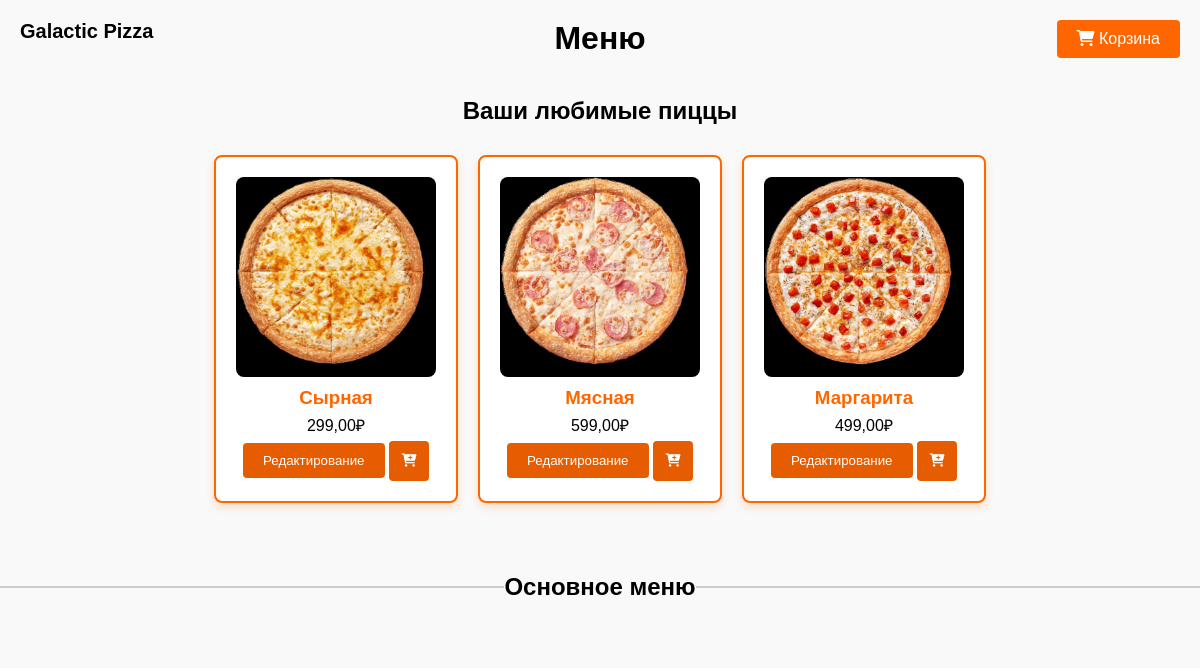
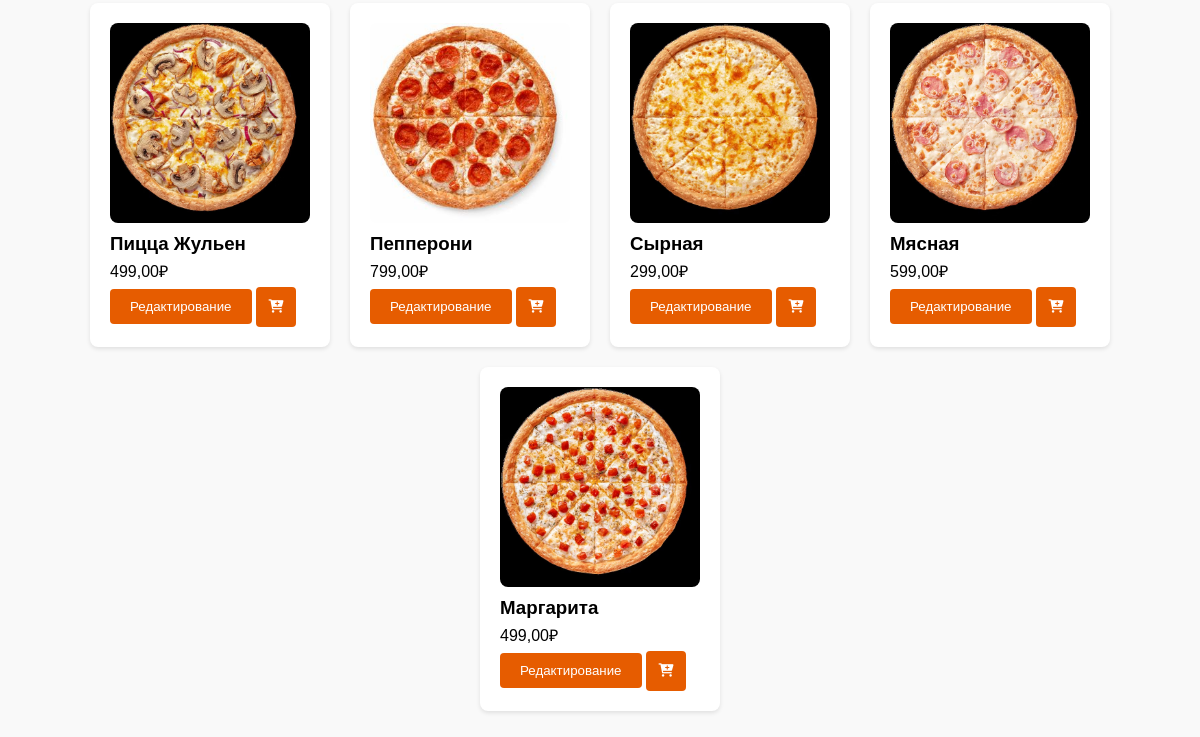
Page /pizza/ (signed in) on the earlier database version (2 pictures, top to bottom).
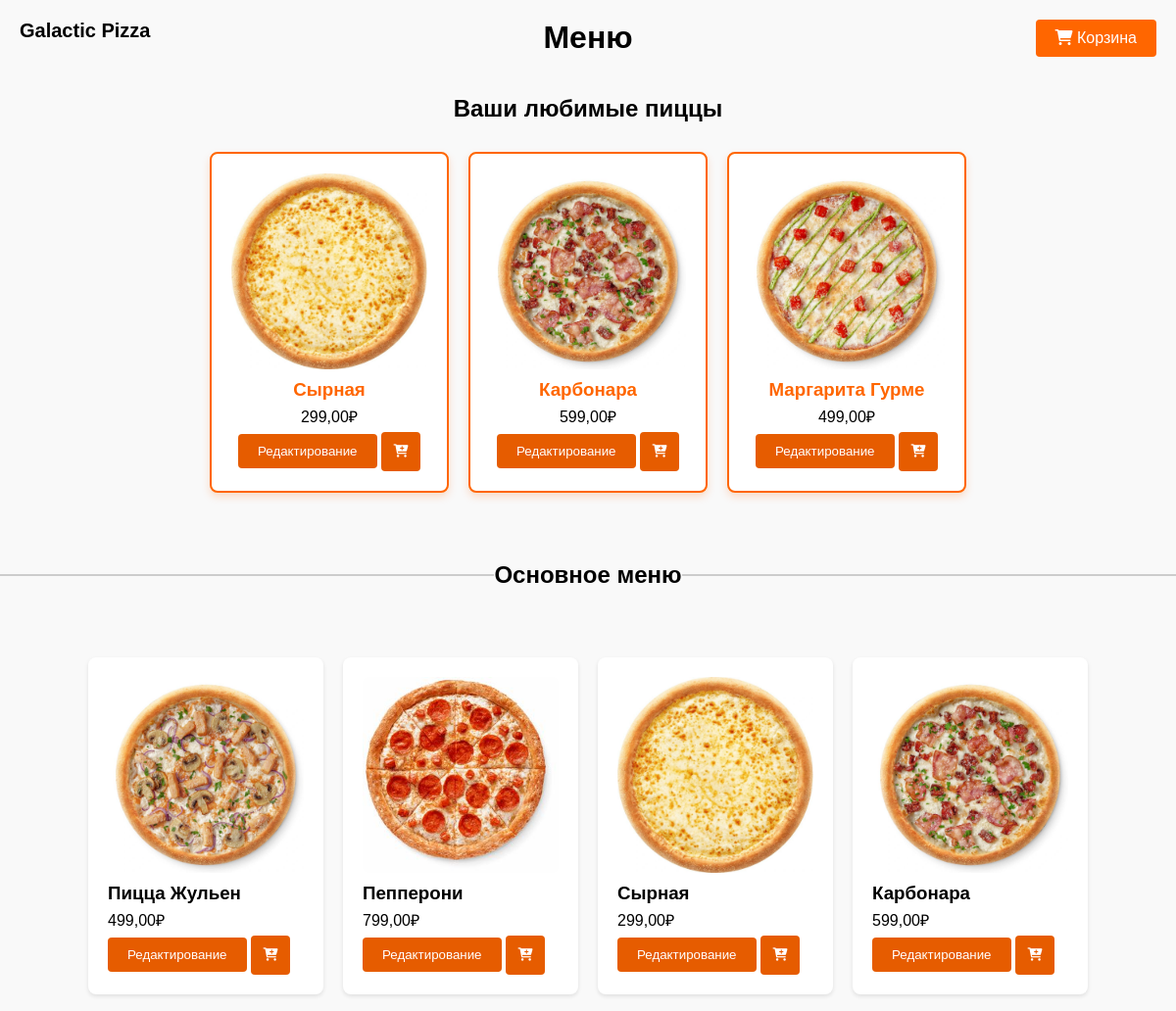
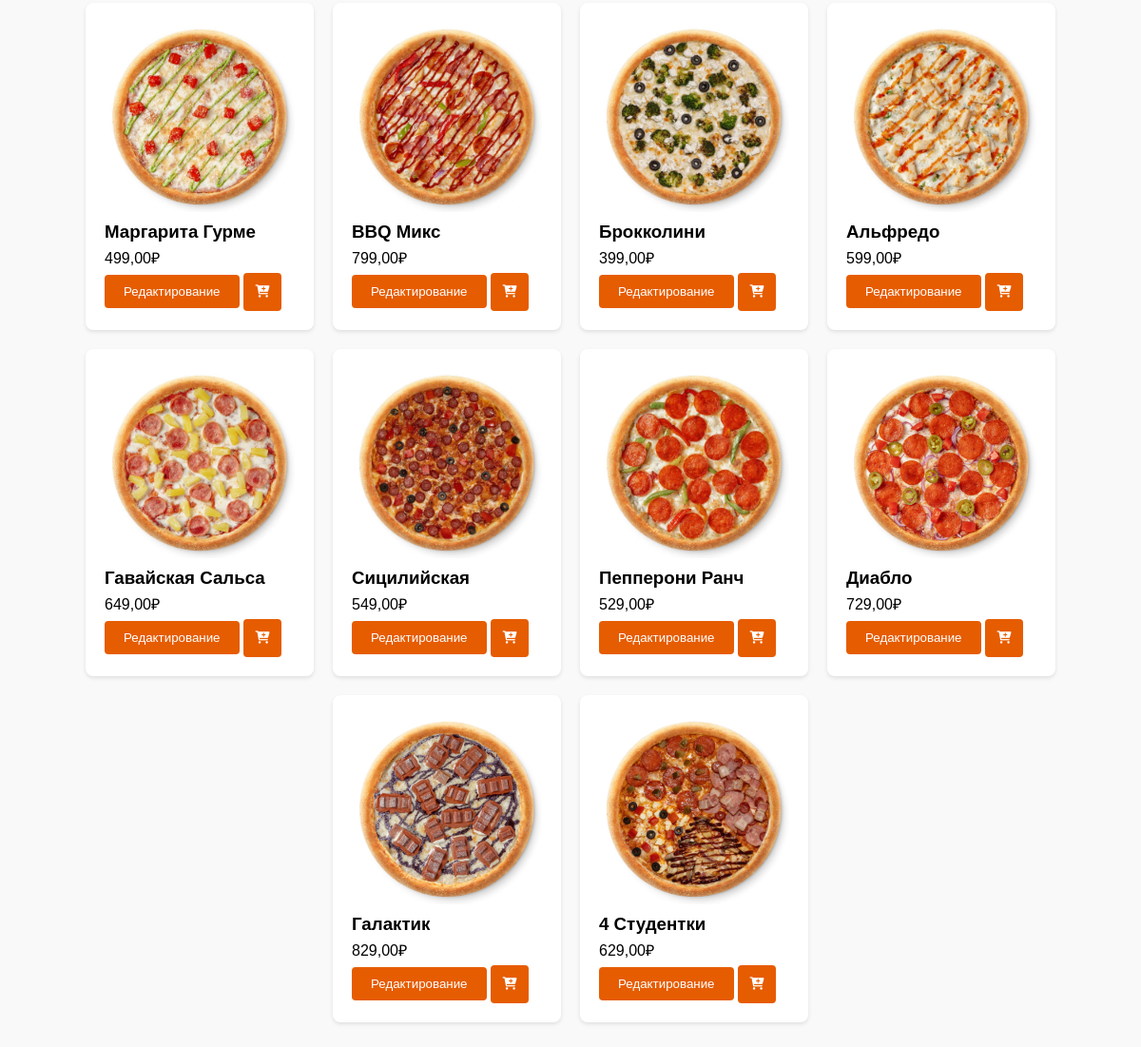
Same page on the later database version (2 pictures, top to bottom).
### main/models.py (models this page shows, shortened)
class Pizza(models.Model):
    name = models.CharField(max_length=100, verbose_name='Название')
    image = models.ImageField(upload_to='pizza_images', verbose_name='Изображение')
    price = models.DecimalField(max_digits=6, decimal_places=2, verbose_name='Цена')
    description = models.TextField(verbose_name='Описание', default='Описание пиццы')
    ingredients = models.ManyToManyField('Ingredient', blank=True, verbose_name='Ингредиенты')
    class Meta:
        verbose_name = 'Пицца'
        verbose_name_plural = 'Пиццы'

### main/views.py (the view)
# urls.py: path('pizza/', views.pizza_list, name='pizza_list'),
@login_required
def pizza_list(request):
    pizzas = Pizza.objects.all()
    ingredients = Ingredient.objects.all()
    user = request.user
    pizza_counts = (
        OrderItem.objects.filter(order__user=user)
        .values('pizza')
        .annotate(pizza_count=Count('pizza'))
        .order_by('-pizza_count')[:4]
    )
    favorite_pizzas = [Pizza.objects.get(pk=pizza['pizza']) for pizza in pizza_counts]
    return render(request, 'main/pizza.html', {
        'pizzas': pizzas,
        'ingredients': ingredients,
        'favorite_pizzas': favorite_pizzas
    })

### main/templates/main/pizza.html (shortened to what this page needs)
{% load static %}
<!DOCTYPE html>
<html lang="en">
<head>
    <link rel="stylesheet" href="{% static 'main/css/pizza.css' %}">
    <link rel="stylesheet" href="https://cdnjs.cloudflare.com/ajax/libs/font-awesome/6.0.0-beta3/css/all.min.css">
</head>
<body>
    <a href="/" class="pref">Galactic Pizza</a>
    <h1>Меню</h1>
    {% if favorite_pizzas %}
        <div class="favorite-pizzas-section">
            <h2>Ваши любимые пиццы</h2>
            <ul class="favorite-pizzas-list">
                {% for pizza in favorite_pizzas %}
                    <li class="favorite-pizza-item">
                        <img src="{{ pizza.image.url }}" alt="{{ pizza.name }}" class="pizza-image">
                        <div>
                            <h3>{{ pizza.name }}</h3>
                            <p>{{ pizza.price }}₽</p>
                            <button class="edit-btn" data-id="{{ pizza.id }}" data-name="{{ pizza.name }}" data-price="{{ pizza.price }}" data-image="{{ pizza.image.url }}" data-description="{{ pizza.description }}">Редактирование</button>
                            <button class="add-to-cart-btn" type="button" data-id="{{ pizza.id }}">
                                <i class="fas fa-cart-plus"></i>
                                <span class="cart-animation"></span>
                            </button>
                        </div>
                    </li>
                {% endfor %}
            </ul>
        </div>
    {% endif %}
    <div class="separator">
        <h2>Основное меню</h2>
    </div>
    <div class="pizza-container">
        <ul class="pizza-list">
            {% for pizza in pizzas %}
                <li class="pizza-item">
                    <img src="{{ pizza.image.url }}" alt="{{ pizza.name }}" class="pizza-image">
                    <div>
                        <h3>{{ pizza.name }}</h3>
                        <p>{{ pizza.price }}₽</p>
                        <button class="edit-btn" data-id="{{ pizza.id }}" data-name="{{ pizza.name }}" data-price="{{ pizza.price }}" data-image="{{ pizza.image.url }}" data-description="{{ pizza.description }}">Редактирование</button>
                        <button class="add-to-cart-btn" type="button" data-id="{{ pizza.id }}">
                            <i class="fas fa-cart-plus"></i>
                            <span class="cart-animation"></span>
                        </button>
                    </div>
                </li>
            {% endfor %}
        </ul>
    </div>
    <a href="{% url 'go_to_cart' %}" class="cart-btn"><i class="fas fa-shopping-cart"></i> Корзина</a>
</body>
</html>

Differences in the rows shown:
changed Pizza "Сырная": image: a different picture
changed Pizza: image: a different picture; name "Мясная" → "Карбонара"
changed Pizza: image: a different picture; name "Маргарита" → "Маргарита Гурме"
changed Pizza "Пицца Жульен": image: a different picture
added Pizza: image (picture), name "BBQ Микс", price "799,00", shown under "Основное меню"
added Pizza: image (picture), name "Брокколини", price "399,00", shown under "Основное меню"
added Pizza: image (picture), name "Альфредо", price "599,00", shown under "Основное меню"
added Pizza: image (picture), name "Гавайская Сальса", price "649,00", shown under "Основное меню"
added Pizza: image (picture), name "Сицилийская", price "549,00", shown under "Основное меню"
added Pizza: image (picture), name "Пепперони Ранч", price "529,00", shown under "Основное меню"
added Pizza: image (picture), name "Диабло", price "729,00", shown under "Основное меню"
added Pizza: image (picture), name "Галактик", price "829,00", shown under "Основное меню"
added Pizza: image (picture), name "4 Студентки", price "629,00", shown under "Основное меню"
